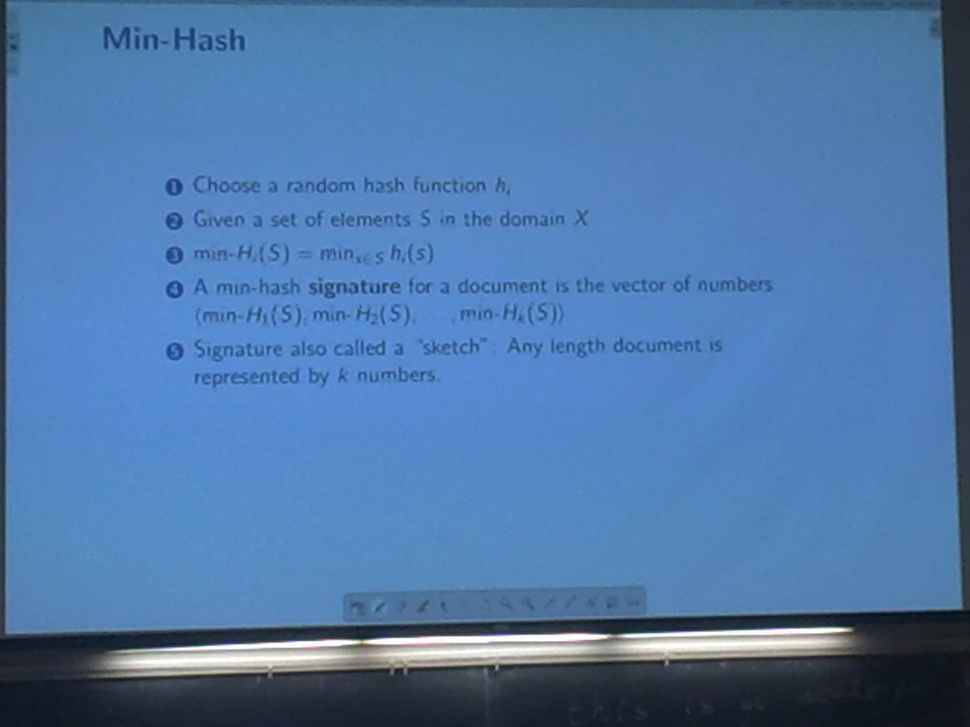
#> input picture cse118-218-fa15_Team03/image_enhancing_modules/orig.jpg, 970 x 727 px, shrunk from 1296 x 972 before the run
$ python histogram.py
#> lines starting #> are read from the running program, lines starting #| are printed output that depends on the picture
import numpy as np
import cv2

img = cv2.imread('orig.jpg',0)
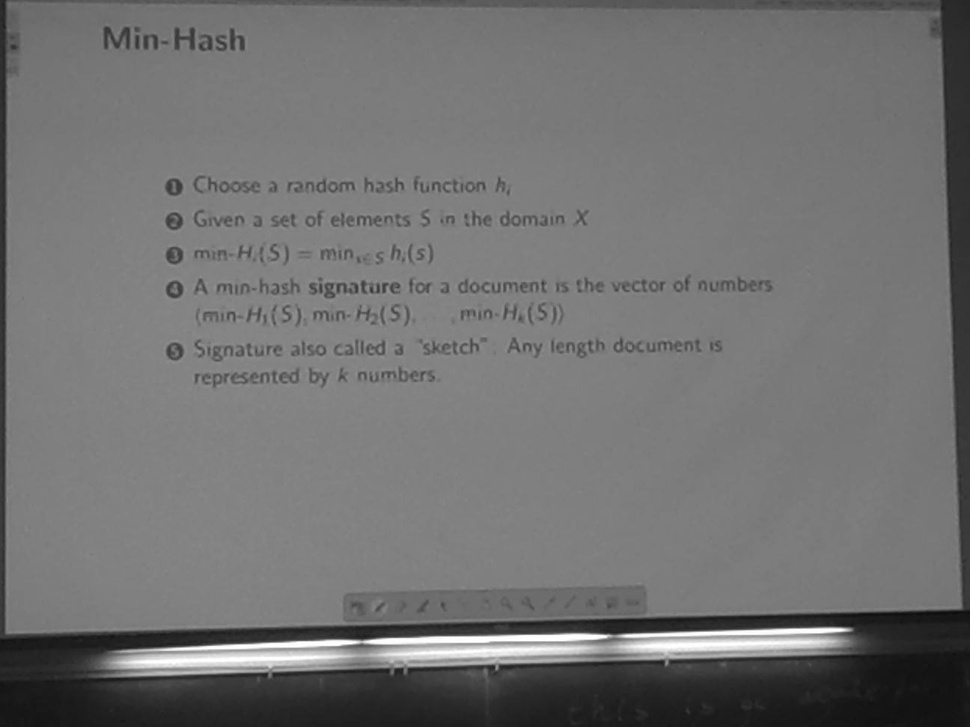
#> img: shape (727, 970); min 12, max 255, mean 113.5
equ = cv2.equalizeHist(img)
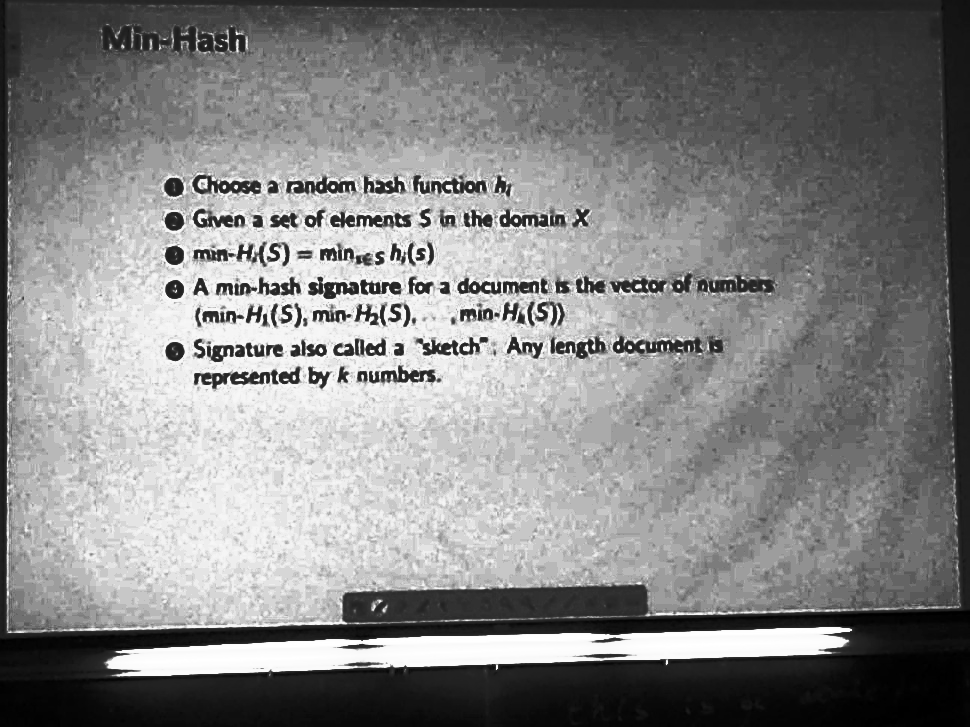
#> equ: shape (727, 970); min 0, max 255, mean 131.7
#res = np.hstack((img,equ)) #stacking images side-by-side
#cv2.imwrite('res_compare.png',res)
cv2.imwrite('histogram_result.jpg',equ)

$ run again, with cse118-218-fa15_Team03/image_enhancing_modules/res_hist.png saved as cse118-218-fa15_Team03/image_enhancing_modules/orig.jpg
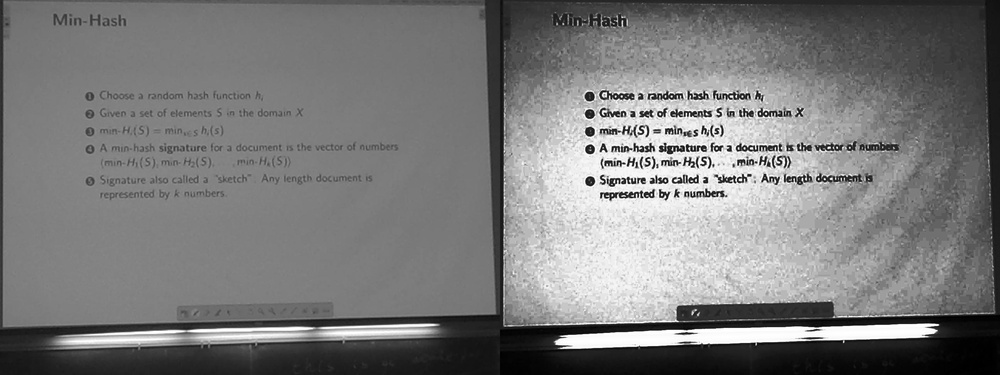
#> input picture cse118-218-fa15_Team03/image_enhancing_modules/res_hist.png, 1000 x 375 px, shrunk from 2592 x 972 before the run
#> img is the input picture: shape (375, 1000); min 0, max 255, mean 122.6
#> `equ = cv2.equalizeHist(img)`:
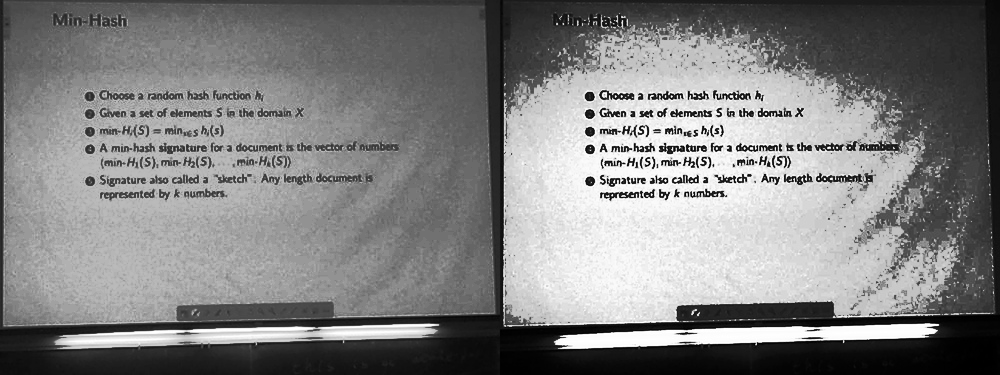
#> equ: shape (375, 1000); min 0, max 255, mean 128.8
